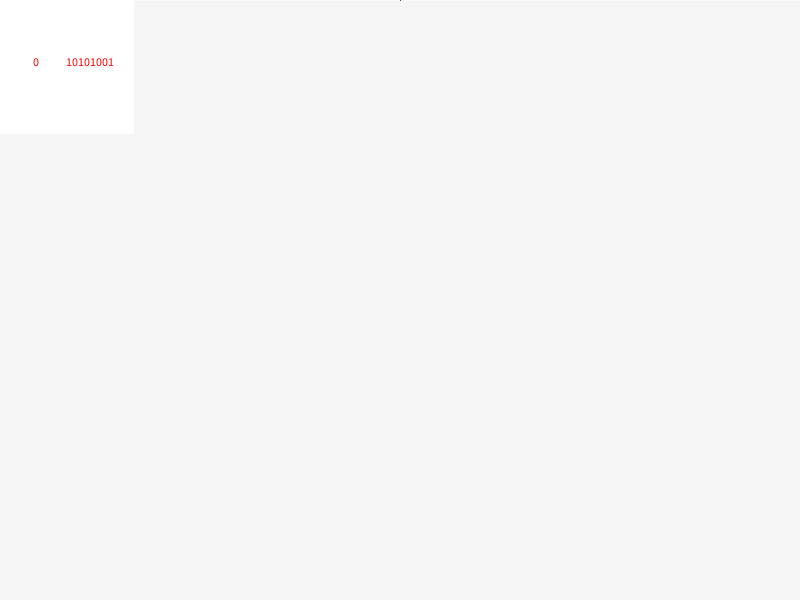
Frame 1 (no input)
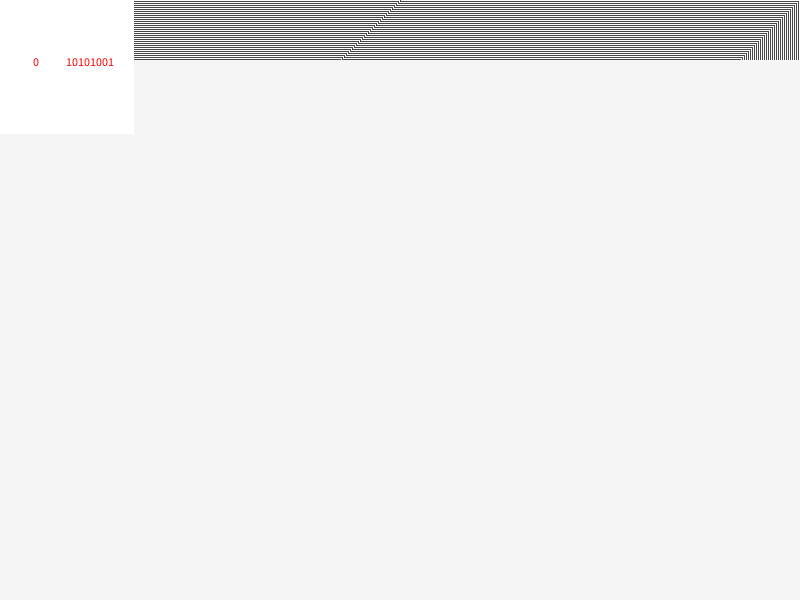
Frame 60 (the mouse pressed at the canvas centre just before this capture)
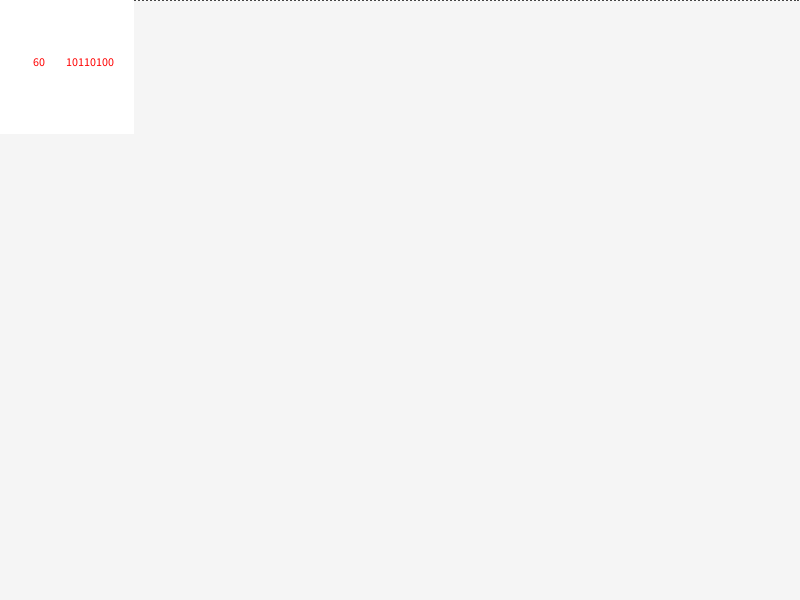
Frame 120 (the mouse held since frame 60 and released just before this capture)

The Processing sketch that drew these frames (run headless with seeded random() and noise(); from frame 60 on, the mouse is pressed at the canvas centre):

// Processing sketch: cellularAutomata
// ── cellularAutomata.pde
CA cell;
int tick = 0,rate=20000;
void setup() {
  cell = new CA();
  size(800,600);
  background(245);
  frameRate(rate);
}
void draw() {
  if (cell.generation==height||mousePressed) {
    background(245);
    tick++;
    cell.ruleset = new int[]{Math.round(random(0, 1)),Math.round(random(0, 1)),Math.round(random(0, 1)),Math.round(random(0, 1)),Math.round(random(0, 1)),Math.round(random(0, 1)),Math.round(random(0, 1)),Math.round(random(0, 1)),};
    cell.generation=0;
  }
  cell.display();
  cell.nextGeneration();
  fill(255);
  rect(0,0,width/6,width/6);
  fill(255,0,0);
  text(tick,width/12-width/24,width/12);
  text(""+cell.ruleset[0]+cell.ruleset[1]+cell.ruleset[2]+cell.ruleset[3]+cell.ruleset[4]+cell.ruleset[5]+cell.ruleset[6]+cell.ruleset[7],(width)/12,width/12);
}
class CA {
  int[] cells;
  int[] ruleset = {Math.round(random(0, 1)),Math.round(random(0, 1)),Math.round(random(0, 1)),Math.round(random(0, 1)),Math.round(random(0, 1)),Math.round(random(0, 1)),Math.round(random(0, 1)),Math.round(random(0, 1)),};
  int generation;
  CA() {
    cells = new int[width];
    for (int i = 0; i<width; i++)cells[i]=0;
    cells[width/2]=1;
    generation=0;
  }
  void nextGeneration() {
    generation++;
    for (int i = 1; i<width-1; i++) {
      int left = cells[i-1];
      int middle = cells[i];
      int right = cells[i+1];
      cells[i] = rules(left, middle, right);
    }
  }
  void display() {
    for (int i=0; i<width; i++) {
      if (cells[i]==1)stroke(0);
      else stroke(255);
      point(i, generation);
    }
  }
  int rules(int l, int m, int r) {
    String binaryNum = ""+l+m+r;
    int index = Integer.parseInt(binaryNum, 2);
    return ruleset[index];
  }
}
